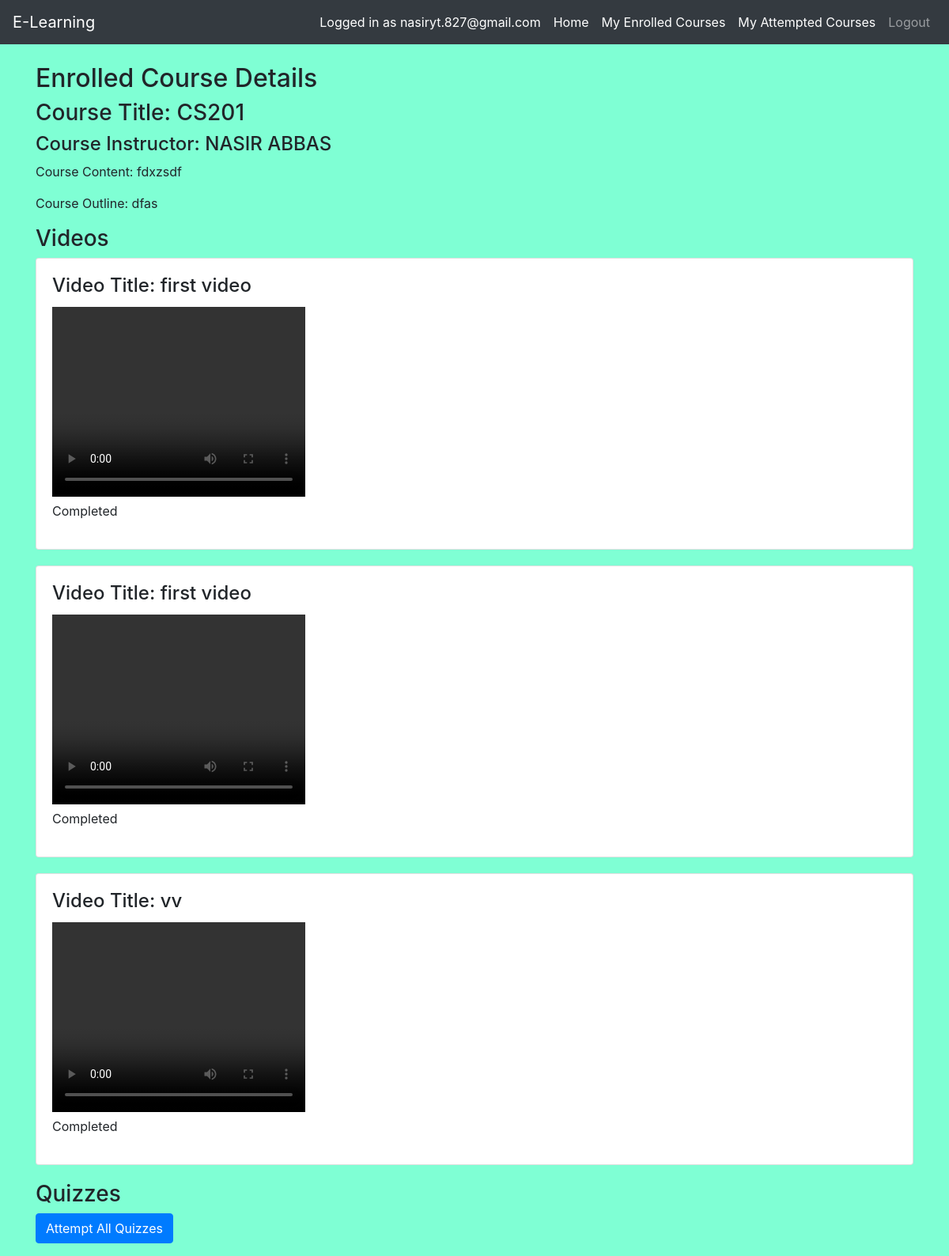
The page /enrolled_courses.php?course_id=1 (signed in) on the database its author committed.
### tables this page shows
CREATE TABLE `courses` (
  `Course_ID` int(11) NOT NULL,
  `Course_Title` varchar(255) NOT NULL,
  `Course_Instructor` varchar(255) NOT NULL,
  `Course_Content` text NOT NULL,
  `Course_Outline` text NOT NULL,
  `Course_Price` decimal(10,2) NOT NULL,
  `Start_Date` date DEFAULT NULL,
  `End_Date` date DEFAULT NULL
);

CREATE TABLE `videos` (
  `Video_ID` int(11) NOT NULL,
  `Course_ID` int(11) NOT NULL,
  `Video_Title` varchar(255) NOT NULL,
  `Video_URL` varchar(255) NOT NULL,
  `Duration` int(11) NOT NULL
);

### enrolled_courses.php (the view, shortened to what this page needs)
<?php
include 'config.php';
$email = $_SESSION["email"];
$user_query = "SELECT id FROM Users WHERE Email = '$email'";
$result = mysqli_query($conn, $user_query);
function fetchEnrolledCourseDetails($conn, $user_id, $course_id) {
    $course_query = "SELECT * FROM Courses WHERE Course_ID = $course_id";
    $result = mysqli_query($conn, $course_query);
    $course = mysqli_fetch_assoc($result);
    if ($course) {
        $video_query = "SELECT * FROM Videos WHERE Course_ID = $course_id";
        $result = mysqli_query($conn, $video_query);
        $videos = mysqli_fetch_all($result, MYSQLI_ASSOC);
        $quiz_query = "SELECT * FROM Quizzes WHERE Course_ID = $course_id";
        $result = mysqli_query($conn, $quiz_query);
        $quizzes = mysqli_fetch_all($result, MYSQLI_ASSOC);
        return array(
            'course' => $course,
            'videos' => $videos,
            'quizzes' => $quizzes
        );
    }
    return null;
}
?>
<!DOCTYPE html>
<html>
<head>
    <link rel="stylesheet" href="https://stackpath.bootstrapcdn.com/bootstrap/4.5.2/css/bootstrap.min.css">
</head>
<body>
    <?php include('navbar.php'); ?>
    <div class="container mt-4">
        <h2>Enrolled Course Details</h2>
        <?php
        if (isset($_GET['course_id'])) {
            $user_id = $_SESSION["user_id"];
            $course_id = $_GET['course_id'];
            $enrolled_course = fetchEnrolledCourseDetails($conn, $user_id, $course_id);
            if ($enrolled_course) {
                $course = $enrolled_course['course'];
                $videos = $enrolled_course['videos'];
        ?>
                <h3>Course Title: <?php echo $course['Course_Title']; ?></h3>
                <h4>Course Instructor: <?php echo $course['Course_Instructor']; ?></h4>
                <p>Course Content: <?php echo $course['Course_Content']; ?></p>
                <p>Course Outline: <?php echo $course['Course_Outline']; ?></p>
                <h3>Videos</h3>
                <?php foreach ($videos as $video) : ?>
                    <div class="card video-card">
                        <div class="card-body">
                            <h4 class="card-title">Video Title: <?php echo $video['Video_Title']; ?></h4>
                            <div>
                                <video width="320" height="240" controls>
                                    <source src="./admin/<?php echo $video['Video_URL']; ?>" type="video/mp4">
                                </video>
                            </div>
                            <?php
                            $video_id = $video['Video_ID'];
                            $video_completion_query = "SELECT * FROM User_Video_Completion WHERE User_ID = $user_id AND Video_ID = $video_id";
                            $result = mysqli_query($conn, $video_completion_query);
                            $video_completion_status = mysqli_fetch_assoc($result)['Completed'];
                            if ($video_completion_status) {
                                echo "<p>Completed</p>";
                            }
                            ?>
                        </div>
                    </div>
                <?php endforeach; ?>
                <?php
                $all_videos_completed = true;
                if ($all_videos_completed) {
                    echo "<h3>Quizzes</h3>";
                    echo "<p><a class='btn btn-primary' href='attempt_quiz.php?course_id=$course_id'>Attempt All Quizzes</a></p>";
                }
            }
        }
        ?>
    </div>
</body>
</html>

### enrolled_courses.php (style rules this page uses)
body { background-color: aquamarine; }
.video-card { margin-bottom: 20px; }

### rows shown on the page
courses: Course_Title "CS201", Course_Instructor "NASIR ABBAS", Course_Content "fdxzsdf", Course_Outline "dfas"
videos: Video_Title "first video"
videos: Video_Title "first video"
videos: Video_Title "vv"

### other values the page prints
$_SESSION["email"] "nasiryt.827@gmail.com"
